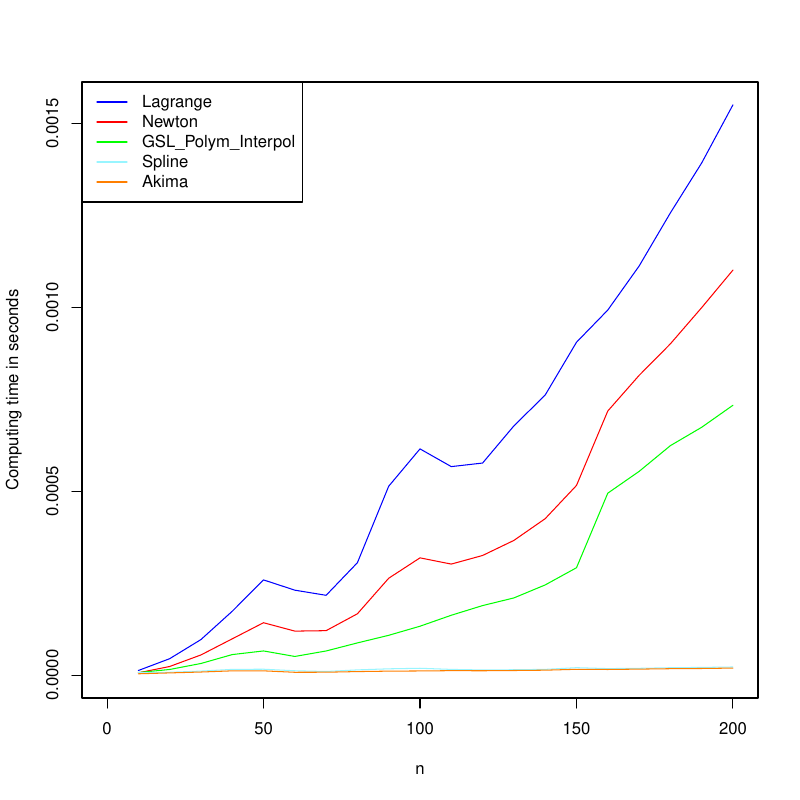

The R source for this figure:
library("Hmisc")
results = read.csv("times.txt")

avg_results = aggregate( time ~ n:alg, data=results, FUN=mean)
avg_results$sd = aggregate( time ~ n:alg, data=results, FUN=sd)$time

y_range = range(0,avg_results$time)
x_range = range(0,avg_results$n)

pdf(file="times.pdf", height=8, width=8, bg="white")


plot(x=avg_results[avg_results$alg=="Lagrange",]$n,y=avg_results[avg_results$alg=="Lagrange",]$time, type="l", lty = 1, ylim = y_range,xlim = x_range, xlab = "n", ylab = "Computing time in seconds", col="blue")
lines(x=avg_results[avg_results$alg=="Newton",]$n,y=avg_results[avg_results$alg=="Newton",]$time, lty = 1, col = "red")
lines(x=avg_results[avg_results$alg=="GSL_Polym_Interpol",]$n,y=avg_results[avg_results$alg=="GSL_Polym_Interpol",]$time, lty = 1, col = "green")
lines(x=avg_results[avg_results$alg=="Spline",]$n,y=avg_results[avg_results$alg=="Spline",]$time, type="l", lty = 1, col = "cadetblue1")
lines(x=avg_results[avg_results$alg=="Akima",]$n,y=avg_results[avg_results$alg=="Akima",]$time, type="l", lty = 1, col = "darkorange1")
legend("topleft", c("Lagrange","Newton","GSL_Polym_Interpol","Spline","Akima"),col=c("blue","red","green","cadetblue1","darkorange1"),lty=1)

plot(x=avg_results[avg_results$alg=="Lagrange",]$n,y=avg_results[avg_results$alg=="Lagrange",]$time, type="l", lty = 1, xlab = "n", ylab = "Computing time in seconds", col="blue")
legend("topleft", c("Lagrange"),col=c("blue"),lty=1)

plot(x=avg_results[avg_results$alg=="Newton",]$n,y=avg_results[avg_results$alg=="Newton",]$time, type="l", lty = 1, xlab = "n", ylab = "Computing time in seconds", col="red")
legend("topleft", c("Newton"),col=c("red"),lty=1)

plot(x=avg_results[avg_results$alg=="GSL_Polym_Interpol",]$n,y=avg_results[avg_results$alg=="GSL_Polym_Interpol",]$time, type="l", lty = 1, xlab = "n", ylab = "Computing time in seconds", col="green")
legend("topleft", c("GSL_Polym_Interpol"),col=c("green"),lty=1)

plot(x=avg_results[avg_results$alg=="Spline",]$n,y=avg_results[avg_results$alg=="Spline",]$time, type="l", lty = 1, xlab = "n", ylab = "Computing time in seconds", col="cadetblue")
legend("topleft", c("Spline"),col=c("cadetblue"),lty=1)

plot(x=avg_results[avg_results$alg=="Akima",]$n,y=avg_results[avg_results$alg=="Akima",]$time, type="l", lty = 1, xlab = "n", ylab = "Computing time in seconds", col="darkorange")
legend("topleft", c("Akima"),col=c("darkorange"),lty=1)

errbar( avg_results[avg_results$alg=="Lagrange",]$n, avg_results[avg_results$alg=="Lagrange",]$time, avg_results[avg_results$alg=="Lagrange",]$time + avg_results[avg_results$alg=="Lagrange",]$sd, avg_results[avg_results$alg=="Lagrange",]$time - avg_results[avg_results$alg=="Lagrange",]$sd, xlab = "n", ylab = "Computing time in seconds",type="o", lty = 1,col = "red")
legend("topleft", c("Lagrange"),col=c("red"),lty=1)

errbar( avg_results[avg_results$alg=="Newton",]$n, avg_results[avg_results$alg=="Newton",]$time, avg_results[avg_results$alg=="Newton",]$time + avg_results[avg_results$alg=="Newton",]$sd, avg_results[avg_results$alg=="Newton",]$time - avg_results[avg_results$alg=="Newton",]$sd, xlab = "n", ylab = "Computing time in seconds",type="o", lty = 1,col = "green")
legend("topleft", c("Newton"),col=c("green"),lty=1)

errbar( avg_results[avg_results$alg=="Spline",]$n, avg_results[avg_results$alg=="Spline",]$time, avg_results[avg_results$alg=="Spline",]$time + avg_results[avg_results$alg=="Spline",]$sd, avg_results[avg_results$alg=="Spline",]$time - avg_results[avg_results$alg=="Spline",]$sd, xlab = "n", ylab = "Computing time in seconds",type="o", lty = 1,col = "cadetblue")
legend("topleft", c("Spline"),col=c("cadetblue"),lty=1)

errbar( avg_results[avg_results$alg=="Akima",]$n, avg_results[avg_results$alg=="Akima",]$time, avg_results[avg_results$alg=="Akima",]$time + avg_results[avg_results$alg=="Akima",]$sd, avg_results[avg_results$alg=="Akima",]$time - avg_results[avg_results$alg=="Akima",]$sd, xlab = "n", ylab = "Computing time in seconds",type="o", lty = 1,col = "darkorange")
legend("topleft", c("Akima"),col=c("darkorange"),lty=1)



dev.off()
